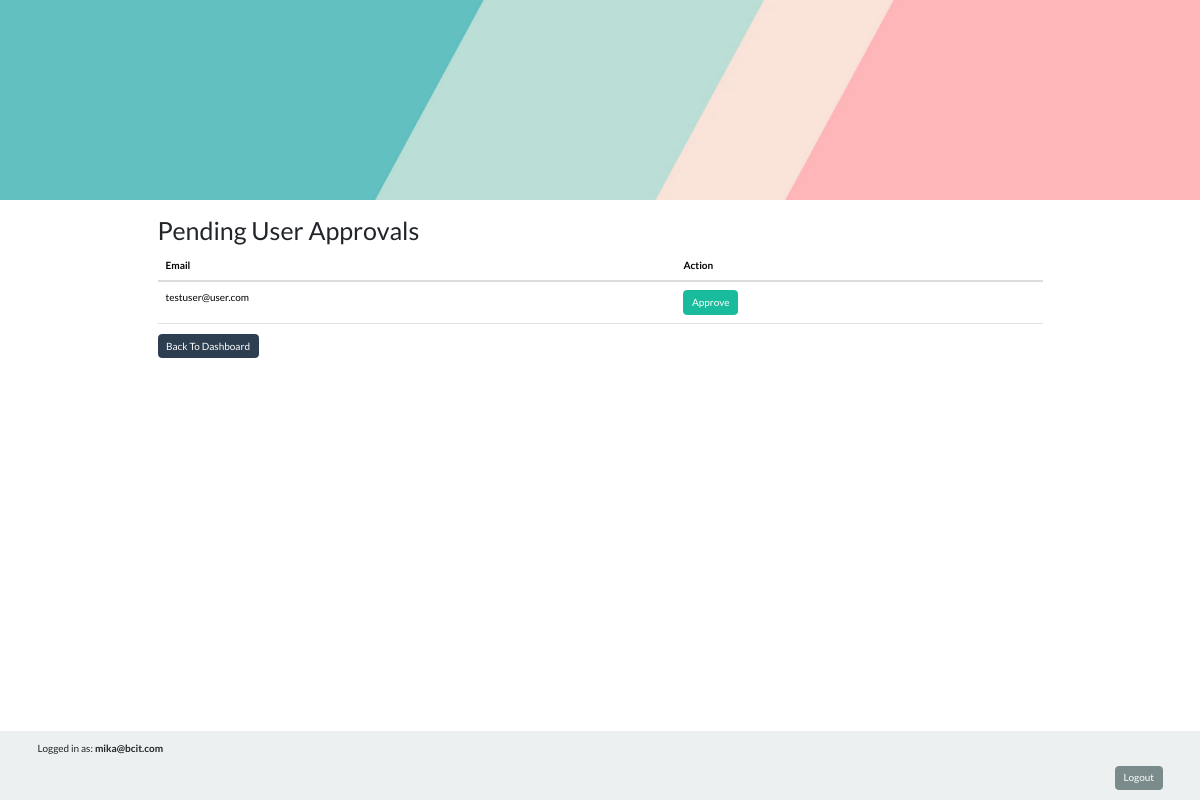
The page /actions/admin/admin_process.php (signed in) on the database as committed earlier.
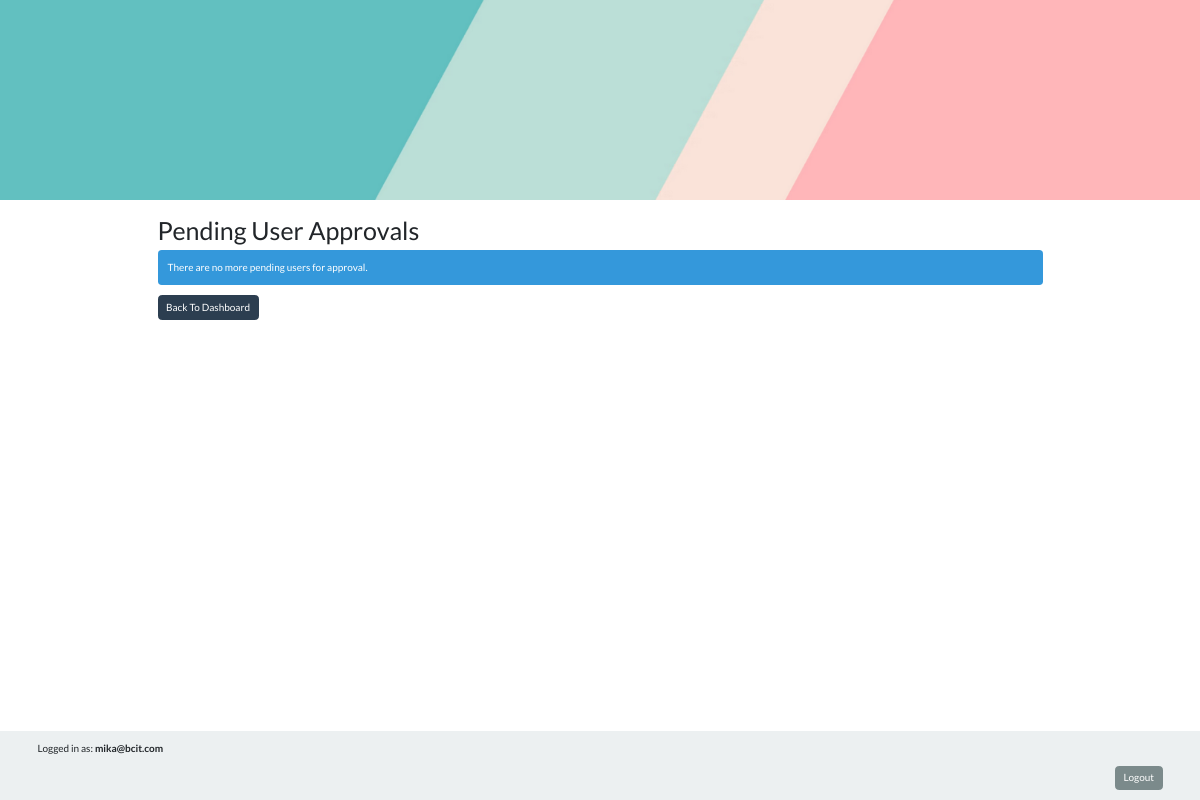
The same page on the database as committed later.
### tables this page shows
CREATE TABLE users (
                id INTEGER PRIMARY KEY AUTOINCREMENT,
                email VARCHAR(255) UNIQUE NOT NULL,
                password VARCHAR(255) NOT NULL,
                role TEXT NOT NULL DEFAULT 'user',
                is_approved BOOLEAN NOT NULL DEFAULT 0
            );

### classes/User.php (called while the page is built, shortened)
<?php
class User {
    public static function fetchAllPendingApproval() {
        $db = Database::getConnection();
        $result = $db->query('SELECT * FROM users WHERE is_approved = 0');
        $users = [];
        while ($user = $result->fetchArray(SQLITE3_ASSOC)) {
            $users[] = $user;
        }
        return $users;
    }
}

### actions/admin/admin_process.php (the view, shortened to what this page needs)
<?php
require_once($_SERVER['DOCUMENT_ROOT'] . "/inc_header.php");
$pendingUsers = User::fetchAllPendingApproval();
?>
<h2>Pending User Approvals</h2>
<?php if (!empty($pendingUsers)) : ?>
    <table class="table">
        <thead>
            <tr>
                <th>Email</th>
                <th>Action</th>
            </tr>
        </thead>
        <tbody>
            <?php foreach ($pendingUsers as $user) : ?>
                <tr>
                    <td><?= htmlspecialchars($user['email']); ?></td>
                    <td>
                        <form action="admin_process.php" method="post">
                            <button type="submit" class="btn btn-success">Approve</button>
                        </form>
                    </td>
                </tr>
            <?php endforeach; ?>
        </tbody>
    </table>
<?php else : ?>
    <div class="alert alert-info">There are no more pending users for approval.</div>
<?php endif; ?>
<a href="../../dashboard/admin_dashboard.php" class="btn btn-primary">Back To Dashboard</a>
<?php include_once($_SERVER['DOCUMENT_ROOT'] . "/inc_footer.php"); ?>

### inc_header.php (shortened to what this page needs)
<!DOCTYPE html>
<html lang="en">
<head>
  <link rel="stylesheet" href="https://maxcdn.bootstrapcdn.com/bootstrap/3.4.1/css/bootstrap.min.css">
  <link href="https://cdn.jsdelivr.net/npm/bootswatch@5/dist/flatly/bootstrap.min.css" rel="stylesheet">
</head>
<body style="padding-bottom:100px " ;>
  <div style="width: 100%; max-width: 1200px; margin: auto;">
    <?php
    if (isset($_SESSION['user_role'])) {
      $dashboardPath = ($_SESSION['user_role'] == 'admin') ? '/dashboard/admin_dashboard.php' : '/dashboard/user_dashboard.php';
    } else {
      $dashboardPath = '/';
    }
    ?>
    <a href="<?php echo $dashboardPath; ?>">
      <img src="/banner.png" alt="Banner" width=100% height="200" />
    </a>
  </div>
  <div class="container w-75">

Rows that differ between the two databases and show on the page:
no longer on this page (row edited): users: email "testuser@user.com"
Other text that changed with them:
text no longer shown: "Email Action"
text now shown: "There are no more pending users for approval."
